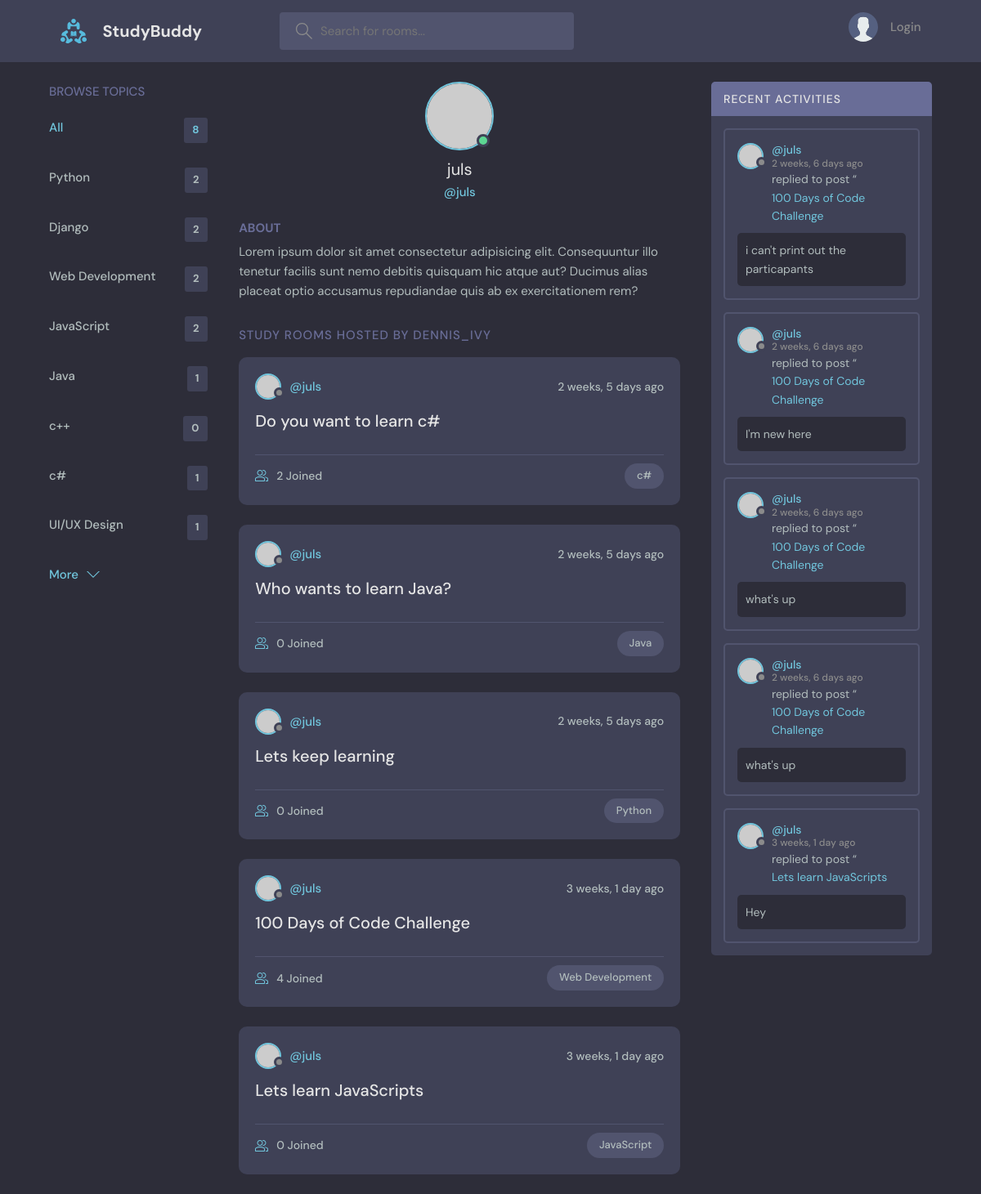
Page /profile/1/ on the committed database.
### base/models.py (models this page shows, shortened)
class Topic(models.Model):
    name = models.CharField(max_length=200)

class Room(models.Model):
    host = models.ForeignKey(User, on_delete=models.SET_NULL, null=True)
    topic = models.ForeignKey(Topic, on_delete=models.SET_NULL, null=True)
    name = models.CharField(max_length=200)
    description = models.TextField(null=True, blank=True)
    participants = models.ManyToManyField(User, related_name='participants', blank=True)
    updated = models.DateTimeField(auto_now=True)
    created = models.DateTimeField(auto_now_add=True)
    class Meta:
        ordering = ['-updated', '-created']
    def __str__(self):
        return self.name

class Message(models.Model):
    user = models.ForeignKey(User, on_delete=models.CASCADE)
    room = models.ForeignKey(Room, on_delete=models.CASCADE)
    body = models.TextField()
    updated = models.DateTimeField(auto_now=True)
    created = models.DateTimeField(auto_now_add=True)
    class Meta:
        ordering = ['-updated', '-created']

### base/views.py (the view)
# urls.py: path('profile/<int:pk>/', views.userProfile, name='profile'),
def userProfile(request, pk):
    user = User.objects.get(id=pk)
    rooms = user.room_set.all()
    room_messages = user.message_set.all()
    topics = Topic.objects.all()
    context = {'user': user, 'rooms': rooms, 'room_messages': room_messages, 'topics': topics}
    return render(request, 'base/profile.html', context)

### base/templates/base/profile.html (shortened to what this page needs)
{% extends 'main.html' %}
{% block content %}
  <main class="profile-page layout layout--3">
    <div class="container">
      {% include 'base/topics_components.html' %}
      <div class="roomList">
        <div class="profile">
          <div class="profile__avatar">
            <div class="avatar avatar--large active">
              <img src="https://randomuser.me/api/portraits/men/11.jpg" />
            </div>
          </div>
          <div class="profile__info">
            <h3>{{user.username}}</h3>
            <p>@{{user.username}}</p>
          </div>
          <div class="profile__about">
            <h3>About</h3>
            <p>
              Lorem ipsum dolor sit amet consectetur adipisicing elit. Consequuntur illo tenetur
              facilis sunt nemo debitis quisquam hic atque aut? Ducimus alias placeat optio
              accusamus repudiandae quis ab ex exercitationem rem?
            </p>
          </div>
        </div>
        <div class="roomList__header">
          <div>
            <h2>Study Rooms Hosted by dennis_ivy</a>
            </h2>
          </div>
        </div>
        {% include 'base/feed_component.html' %}
      </div>
      {% include 'base/activity_component.html' %}
    </div>
  </main>
{% endblock content %}

### templates/main.html (shortened to what this page needs)
<!DOCTYPE html>
{% load static %}
<html lang="en">
  <head>
    <link rel="stylesheet" href="{% static 'styles/style.css' %}" />
  </head>
  <body>
    {% include 'navbar.html' %}
    {% block content %}
    {% endblock %}
  </body>
</html>

### templates/navbar.html (shortened to what this page needs)
{% load static %}
<header class="header header--loggedIn">
	<div class="container">
	  <a href="{% url 'home' %}" class="header__logo">
		<img src="{% static 'images/logo.svg' %}" />
		<h1>StudyBuddy</h1>
	  </a>
	  <form class="header__search" method="GET" action="{% url 'home'%}">
		<label>
		  <input name="q" placeholder="Search for rooms..." />
		</label>
	  </form>
	  <nav class="header__menu">
		{% if request.user.is_authenticated %}
		<div class="header__user">
		  <a href="{% url 'update-user' %}">
			<div class="avatar avatar--medium active">
			  <img src="https://randomuser.me/api/portraits/men/37.jpg" />
			</div>
			<p>{{request.user.username}} <span>@{{request.user.username}}</span></p>
		  </a>
		  <button class="dropdown-button">
			<svg version="1.1" xmlns="http://www.w3.org/2000/svg" width="32" height="32" viewBox="0 0 32 32">
			  <title>chevron-down</title>
			  <path d="M16 21l-13-13h-3l16 16 16-16h-3l-13 13z"></path>
			</svg>
		  </button>
		</div>
		{% else %}
			<a href="{% url 'login' %}">
				<img src="{% static 'images/avatar.svg' %}" />
				<p>Login</p>
			</a>
		{% endif %}
	  </nav>
	</div>
  </header>

### base/templates/base/topics_components.html
<div class="topics">
    <div class="topics__header">
        <h2>Browse Topics</h2>
    </div>
    <ul class="topics__list">
        <li>
            <a href="{% url 'home' %}" class="active">All <span>{{topics.count}}</span></a>
        </li>
        {% for topic in topics %}
            <li>
                <a href="{% url 'home' %}?q={{topic.name}}">{{topic.name}}<span>{{topic.room_set.all.count}}</span></a>
            </li>
        {% endfor %}
    </ul>
    <a class="btn btn--link" href="{% url 'topics' %}">
        More
        <svg
            version="1.1"
            xmlns="http://www.w3.org/2000/svg"
            width="32"
            height="32"
            viewBox="0 0 32 32"
        >
            <title>chevron-down</title>
            <path d="M16 21l-13-13h-3l16 16 16-16h-3l-13 13z"></path>
        </svg>
    </a>
</div>

### base/templates/base/feed_component.html (shortened to what this page needs)
{% for room in rooms %}
<div class="roomListRoom">
    <div class="roomListRoom__header">
        <a href="{% url 'profile' room.host.id %}" class="roomListRoom__author">
            <div class="avatar avatar--small">
                <img src="https://randomuser.me/api/portraits/women/11.jpg" />
            </div>
            <span>@{{room.host.username}}</span>
        </a>
        <div class="roomListRoom__actions">
            <span>{{room.created|timesince}} ago</span>
        </div>
    </div>
    <div class="roomListRoom__content">
        <a href="{% url 'room' room.id %}">{{room.name}}</a>
    </div>
    <div class="roomListRoom__meta">
        <a href="{% url 'room' room.id %}" class="roomListRoom__joined">
            {{room.participants.all.count}} Joined
        </a>
        <p class="roomListRoom__topic">{{room.topic.name}}</p>
    </div>
</div>
{% endfor %}

### base/templates/base/activity_component.html (shortened to what this page needs)
<div class="activities">
    <div class="activities__header">
        <h2>Recent Activities</h2>
    </div>
    {% for message in room_messages %}
    <div class="activities__box">
        <div class="activities__boxHeader roomListRoom__header">
            <a href="{% url 'profile' message.user.id %}" class="roomListRoom__author">
                <div class="avatar avatar--small">
                    <img src="https://randomuser.me/api/portraits/women/11.jpg" />
                </div>
                <p>
                    @{{message.user}}
                    <span>{{message.created|timesince}} ago</span>
                </p>
            </a>
        </div>
        <div class="activities__boxContent">
            <p>
                replied to post “<a href="{% url 'room' message.room.id %}">{{message.room}}</a>
            </p>
            <div class="activities__boxRoomContent">
                {{message.body}}
            </div>
        </div>
    </div>
    {% endfor %}
</div>

### rows in the picture
Topic: name "Python", room_set.all.count "2"
Topic: name "Django", room_set.all.count "2"
Topic: name "Web Development", room_set.all.count "2"
Topic: name "JavaScript", room_set.all.count "2"
Topic: name "Java", room_set.all.count "1"
Topic: name "c++", room_set.all.count "0"
Topic: name "c#", room_set.all.count "1"
Topic: name "UI/UX Design", room_set.all.count "1"
Room: host.username "juls", created "2 weeks, 5 days", name "Do you want to learn c#", participants.all.count "2", topic.name "c#"
Room: host.username "juls", created "2 weeks, 5 days", name "Who wants to learn Java?", participants.all.count "0", topic.name "Java"
Room: host.username "juls", created "2 weeks, 5 days", name "Lets keep learning", participants.all.count "0", topic.name "Python"
Room: host.username "juls", created "3 weeks, 1 day", name "100 Days of Code Challenge", participants.all.count "4", topic.name "Web Development"
Room: host.username "juls", created "3 weeks, 1 day", name "Lets learn JavaScripts", participants.all.count "0", topic.name "JavaScript"
Message: user "juls", created "2 weeks, 6 days", room "100 Days of Code Challenge", body "i can't print out the particapants"
Message: user "juls", created "2 weeks, 6 days", room "100 Days of Code Challenge", body "I'm new here"
Message: user "juls", created "2 weeks, 6 days", room "100 Days of Code Challenge", body "what's up"
Message: user "juls", created "2 weeks, 6 days", room "100 Days of Code Challenge", body "what's up"
Message: user "juls", created "3 weeks, 1 day", room "Lets learn JavaScripts", body "Hey"

### other values in the picture
{{ topics.count }} "8"
{{ user.username }} "juls"
